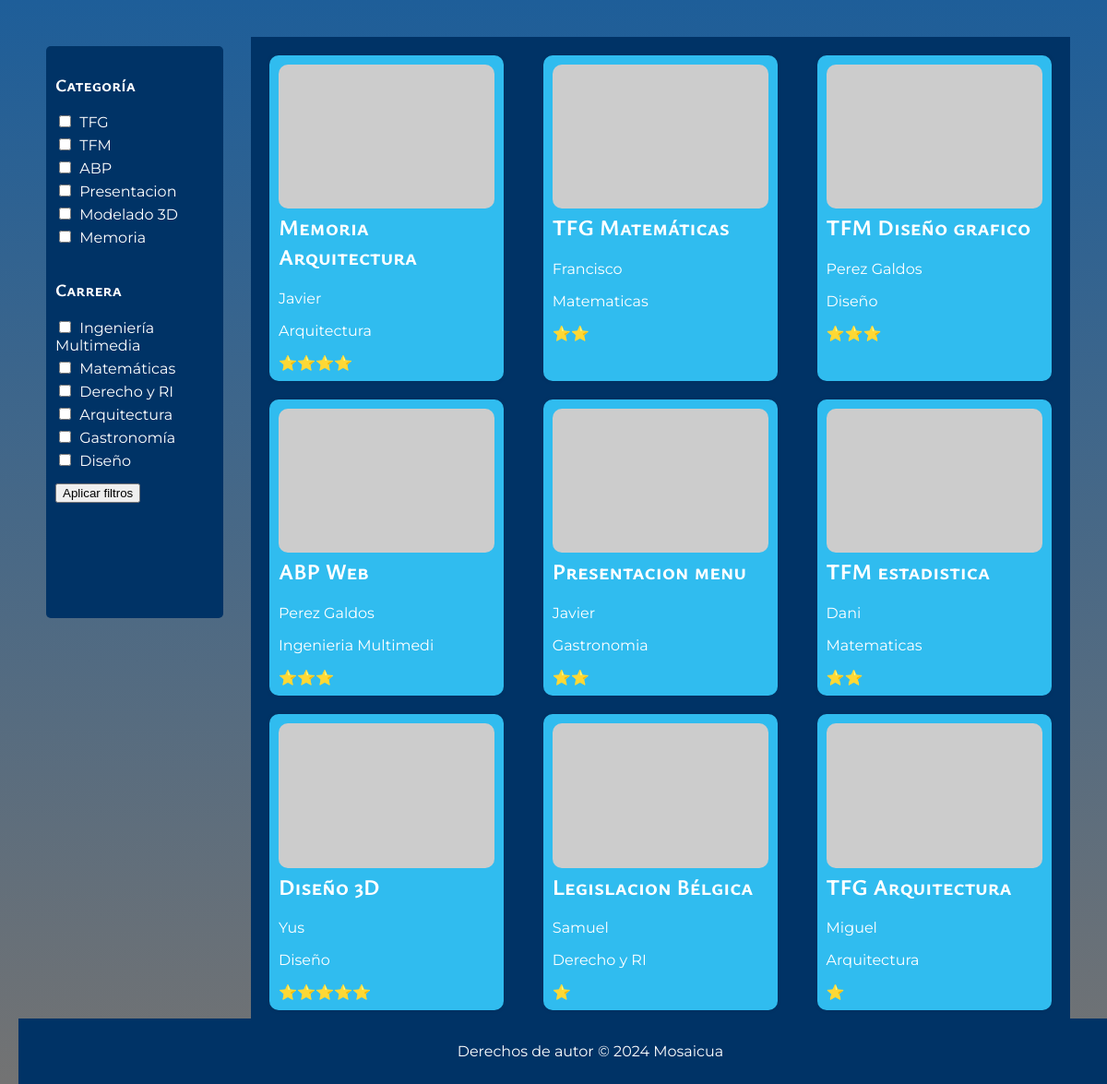
The app's page /buscar.php, older data.
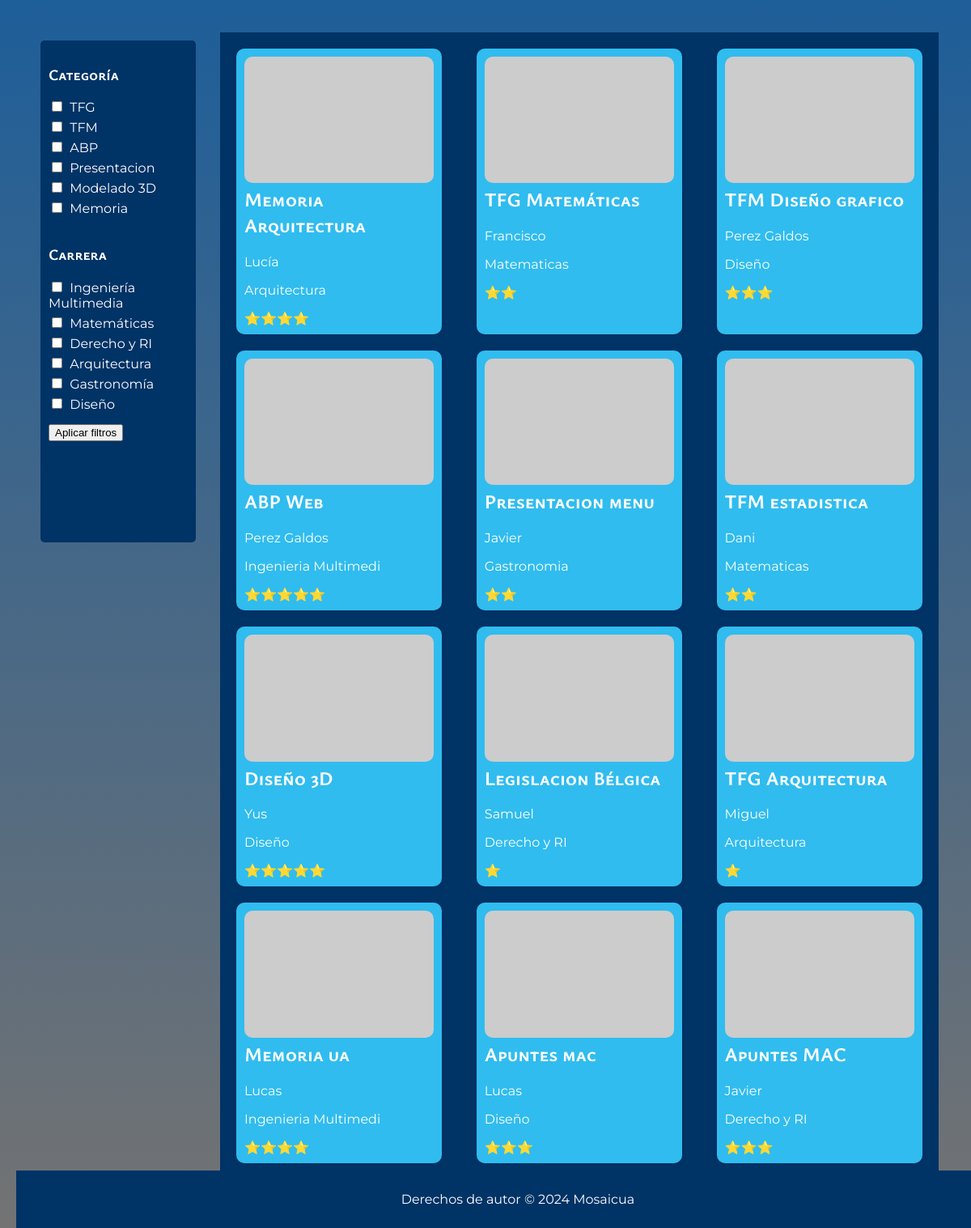
The same page, newer data.
### tables this page shows
CREATE TABLE `publicacion` (
  `idPublicacion` int(11) NOT NULL,
  `Nombre` varchar(20) NOT NULL,
  `carrera` int(11) NOT NULL,
  `tipo` int(11) NOT NULL,
  `valoracion` int(11) NOT NULL,
  `fecha` date NOT NULL,
  `autor` varchar(20) NOT NULL
);

CREATE TABLE `estudio` (
  `idEstudio` int(11) NOT NULL,
  `Nombre` varchar(20) NOT NULL,
  `Universidad` varchar(20) NOT NULL
);

### buscar.php (the view, shortened to what this page needs)
<!DOCTYPE html>
<html lang="es">
<head>
    <link id="default-stylesheet" rel="stylesheet" href="style/buscar.css">
    <link id="night-stylesheet" rel="stylesheet" href="style/funcionales/noche/buscarN.css" disabled>
    <link id="high-contrast-stylesheet" rel="stylesheet" href="style/funcionales/contraste/buscarC.css" disabled>
    <link id="read-mode-stylesheet" rel="stylesheet" href="style/funcionales/lectura/buscarS.css" disabled>
    <link rel="stylesheet" href="fontello-10643fc5/css/fontello.css">
</head>
<body>
    <div class="main-content">
    <div class="main-content">
    <form action="buscar.php" method="GET">
    <aside class="filters">
        <div>
            <h3>Categoría</h3>
            <label><input type="checkbox" name="tipo[]" value="1"> TFG</label>
            <label><input type="checkbox" name="tipo[]" value="2"> TFM</label>
            <label><input type="checkbox" name="tipo[]" value="3"> ABP</label>
            <label><input type="checkbox" name="tipo[]" value="4"> Presentacion</label>
            <label><input type="checkbox" name="tipo[]" value="5"> Modelado 3D</label>
            <label><input type="checkbox" name="tipo[]" value="6"> Memoria</label>
        </div>
        <div>
            <h3>Carrera</h3>
            <label><input type="checkbox" name="carrera[]" value="1"> Ingeniería Multimedia</label>
            <label><input type="checkbox" name="carrera[]" value="2"> Matemáticas</label>
            <label><input type="checkbox" name="carrera[]" value="3"> Derecho y RI</label>
            <label><input type="checkbox" name="carrera[]" value="4"> Arquitectura</label>
            <label><input type="checkbox" name="carrera[]" value="5"> Gastronomía</label>
            <label><input type="checkbox" name="carrera[]" value="6"> Diseño</label>
        </div>
        <button type="submit">Aplicar filtros</button>
    </aside>
</form>
        <section class="search-results">
        <?php
        $servername = "localhost";
        $username = "admin";
        $password = "admin";
        $dbname = "ua";
        $conn = new mysqli($servername, $username, $password, $dbname);
        $sql = "SELECT p.*, e.Nombre AS nombreCarrera FROM publicacion p JOIN estudio e ON p.carrera = e.idEstudio";
        $result = $conn->query($sql);
        if ($result->num_rows > 0) {
            while ($row = $result->fetch_assoc()) {
                echo '<div class="card">';
                echo '<a href="documento.php?idPublicacion=' . htmlspecialchars($row['idPublicacion']) . '">';
                echo '<img src="https://picsum.photos/600/400?random=' . htmlspecialchars($row['idPublicacion']) . '" alt="' . htmlspecialchars($row['Nombre']) . '" class="card-image">';
                echo '<div class="card-content">';
                echo '<h2>' . htmlspecialchars($row['Nombre']) . '</h2>';
                echo '<p>' . htmlspecialchars($row['autor']) . '</p>';
                echo '<p>' . htmlspecialchars($row['nombreCarrera']) . '</p>';
                echo '<div class="stars">';
                echo '<span>' . str_repeat('⭐', htmlspecialchars($row['valoracion'])) . '</span>';
                echo '</div>';
                echo '</div>';
                echo '</a>';
                echo '</div>';
            }
        } else {
            echo "<p>No se encontraron resultados.</p>";
        }
        ?>
        </section>
    </div>
    <?php require_once 'pie.php' ?>
</body>
</html>

### pie.php
<footer>
    <p>Derechos de autor © 2024 Mosaicua</p>
</footer>

### style/buscar.css (style rules this page uses)
body { font-family: 'texto', sans-serif; }
h1, h2, h3, h4, h5, h6 { font-family: 'titulos', serif; }
body { background-color: #f0f0f0; margin: 0; padding: 0; display: flex; flex-direction: column; min-height: 100vh; }
.main-content { display: flex; padding: 20px; }
.filters { display: flex; flex-direction: column; align-items: flex-start; justify-content: flex-start; flex-basis: 20%; background-color: #003366; padding: 10px; color: white; border-radius: 5px; margin-right: 20px; height: 600px; overflow: auto; }
.filters > div, .filters > h2, .filters > h3 { width: 100%; margin-bottom: 10px; }
.filters label { display: block; margin-bottom: 5px; }
.filters input[type="checkbox"] { margin-right: 5px; }
.search-results { width: 100%; display: flex; flex-wrap: wrap; justify-content: space-between; padding: 20px; background-color: #003366; }
.card { background-color: rgb(48, 188, 239); box-shadow: 0 0 5px rgba(0,0,0,0.1); margin-bottom: 20px; transition: box-shadow 0.3s ease; width: 20%; flex: 0 1 30%; box-shadow: 0 0 5px rgba(0,0,0,0.1); transition: box-shadow 0.3s ease; }
.card a { color: rgb(255, 255, 255); text-decoration: none; display: block; padding: 10px; }
.card-image { width: 100%; height: auto; }
.card-content h2 { margin-top: 0; }
.card-content .stars { color: orange; }
footer { position: fixed; bottom: 0; width: 100%; background-color: #003366; color: white; padding: 10px 20px; }
form { height: 100%; width: 25%; margin: auto; padding: 10px; }

### style/style.css (style rules this page uses)
body { font-family: 'texto', sans-serif; }
h1, h2, h3, h4, h5, h6 { font-family: 'titulos', serif; }
img { border-radius: 10px; }
div { border-radius: 10px; }
:root { --main-bg-color: brown; --azulOscuro: #003366; --azulNormal: #336699; --azulClaro: #73b7ff; --blancoHueso: antiquewhite; }
body { font-family: Helvetica, sans-serif; background: linear-gradient(to bottom, #1E5E99, #737373); height: 100%; }
footer { margin-top: 10px; background-color: #003366; color: white; text-align: center; padding: 10px 0; }

Row changes from the older to the newer data that the page shows:
changed publicacion "Memoria Arquitectura": autor "Javier" → "Lucía"
changed publicacion "ABP Web": valoracion "⭐⭐⭐" → "⭐⭐⭐⭐⭐"
added publicacion: Nombre "Memoria ua", autor "Lucas", estudio.Nombre "Ingenieria Multimedi", valoracion "⭐⭐⭐⭐"
added publicacion: Nombre "Apuntes mac", autor "Lucas", estudio.Nombre "Diseño", valoracion "⭐⭐⭐"
added publicacion: Nombre "Apuntes MAC", autor "Javier", estudio.Nombre "Derecho y RI", valoracion "⭐⭐⭐"
